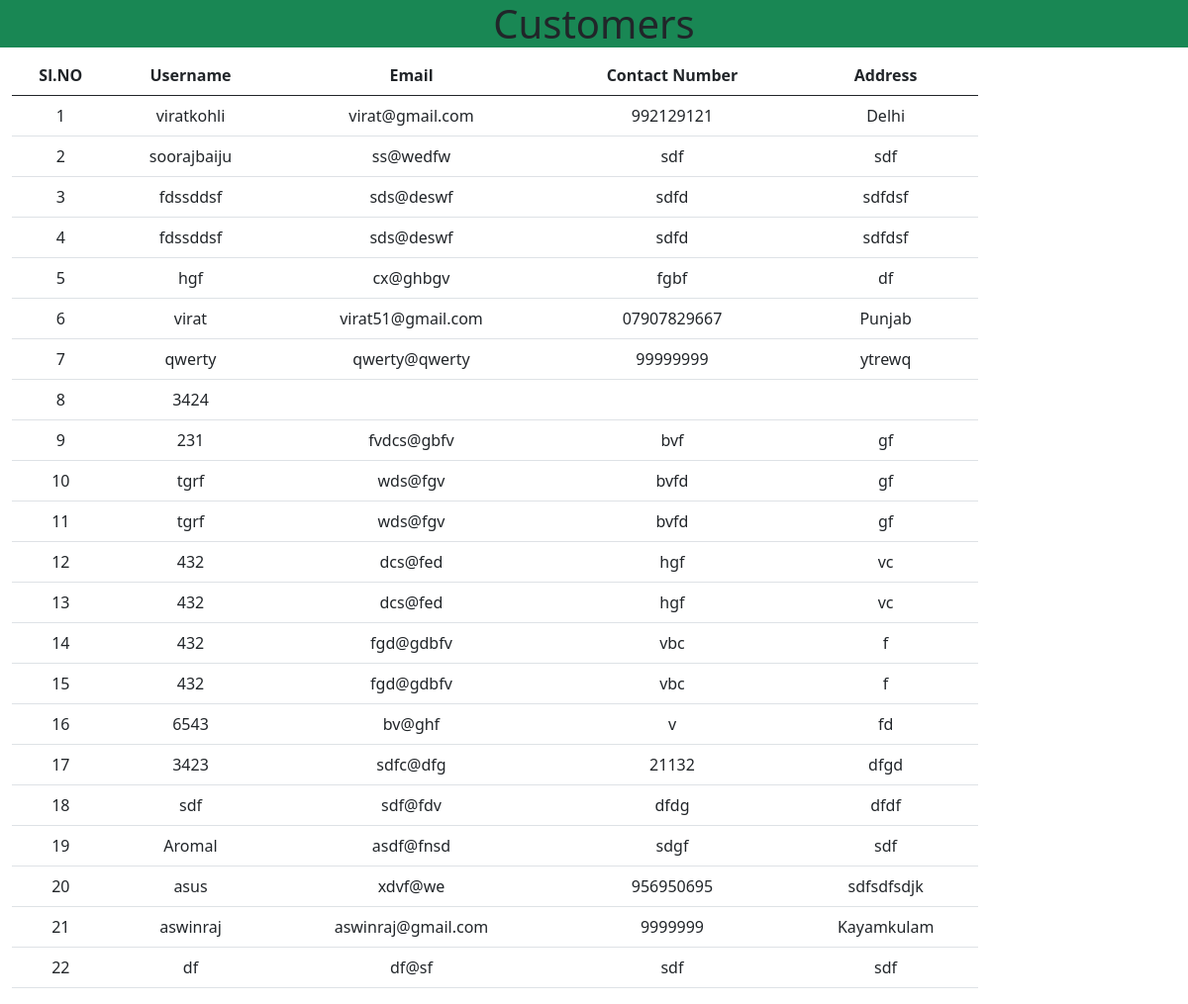
The page /datascustomers/ on the database its author committed.
### customadmin/models.py (models this page shows)
class Signup(models.Model):
    username=models.CharField(max_length=200)
    email=models.CharField(max_length=200)
    password=models.CharField(max_length=200)
    cpassword=models.CharField(max_length=200)
    phonenumber=models.CharField(max_length=200)
    address=models.CharField(max_length=400)

### customadmin/views.py (the view)
# urls.py: path("datascustomers/",views.datasdispcustomers,name='datascustomers'),
def datasdispcustomers(request):
    credentials2=Signup.objects.all()
    return render(request,"customadmin/datascustomers.html",{"cr2":credentials2})

### customadmin/templates/customadmin/datascustomers.html (shortened to what this page needs)
{% extends 'customadmin/theme.html' %}
{% block content %}
<h1 class="container-fluid bg-success text-center" >Customers</h1>
<div class="container-fluid">
  <div class="row">
    <div class="col-sm-10 text-center">
      <table class="table">
        <thead>
          <tr>
            <th scope="col">Sl.NO</th>
            <th scope="col">Username</th>
            <th scope="col">Email</th>
            <th scope="col">Contact Number</th>
            <th scope="col">Address</th>
          </tr>
        </thead>
        <tbody>
          {% for item in cr2  %}
          <tr>
            <td>{{item.id}}</td>
            <td>{{item.username}}</td>
            <td>{{item.email}}</td>
            <td>{{item.phonenumber}}</td>
            <td>{{item.address}}</td>
          </tr>
          {% endfor %}
        </tbody>
      </table>
    </div>
  </div>
</div>
{% endblock content %}

### customadmin/templates/customadmin/theme.html (shortened to what this page needs)
<!doctype html>
{% load static %}
<html lang="en">
  <head>
    <link href="https://cdn.jsdelivr.net/npm/bootstrap@5.0.2/dist/css/bootstrap.min.css" rel="stylesheet">
    <link rel="stylesheet" href="{% static 'customadmin/css/style.css' %}">
  </head>
  <body {% block bodyclass %}{% endblock bodyclass %}>
    {% block content %}
    {% endblock content %}
  </body>
</html>

### rows shown on the page
Signup: id "1", username "viratkohli", email "virat@gmail.com", phonenumber "992129121", address "Delhi"
Signup: id "2", username "soorajbaiju", email "ss@wedfw", phonenumber "sdf", address "sdf"
Signup: id "3", username "fdssddsf", email "sds@deswf", phonenumber "sdfd", address "sdfdsf"
Signup: id "4", username "fdssddsf", email "sds@deswf", phonenumber "sdfd", address "sdfdsf"
Signup: id "5", username "hgf", email "cx@ghbgv", phonenumber "fgbf", address "df"
Signup: id "6", username "virat", email "virat51@gmail.com", phonenumber "07907829667", address "Punjab"
Signup: id "7", username "qwerty", email "qwerty@qwerty", phonenumber "99999999", address "ytrewq"
Signup: id "8", username "3424"
Signup: id "9", username "231", email "fvdcs@gbfv", phonenumber "bvf", address "gf"
Signup: id "10", username "tgrf", email "wds@fgv", phonenumber "bvfd", address "gf"
Signup: id "11", username "tgrf", email "wds@fgv", phonenumber "bvfd", address "gf"
Signup: id "12", username "432", email "dcs@fed", phonenumber "hgf", address "vc"
Signup: id "13", username "432", email "dcs@fed", phonenumber "hgf", address "vc"
Signup: id "14", username "432", email "fgd@gdbfv", phonenumber "vbc", address "f"
Signup: id "15", username "432", email "fgd@gdbfv", phonenumber "vbc", address "f"
Signup: id "16", username "6543", email "bv@ghf", phonenumber "v", address "fd"
Signup: id "17", username "3423", email "sdfc@dfg", phonenumber "21132", address "dfgd"
Signup: id "18", username "sdf", email "sdf@fdv", phonenumber "dfdg", address "dfdf"
Signup: id "19", username "Aromal", email "asdf@fnsd", phonenumber "sdgf", address "sdf"
Signup: id "20", username "asus", email "xdvf@we", phonenumber "956950695", address "sdfsdfsdjk"
Signup: id "21", username "aswinraj", email "aswinraj@gmail.com", phonenumber "9999999", address "Kayamkulam"
Signup: id "22", username "df", email "df@sf", phonenumber "sdf", address "sdf"
